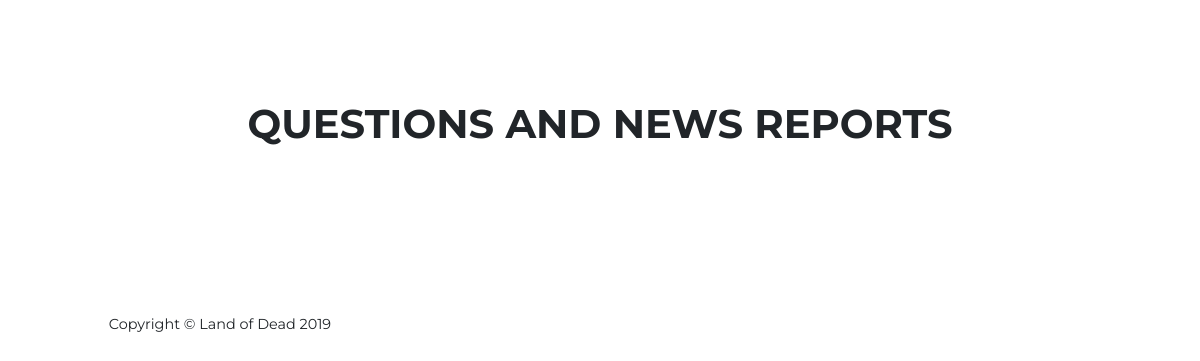
Page /all_questions on the earlier database version.
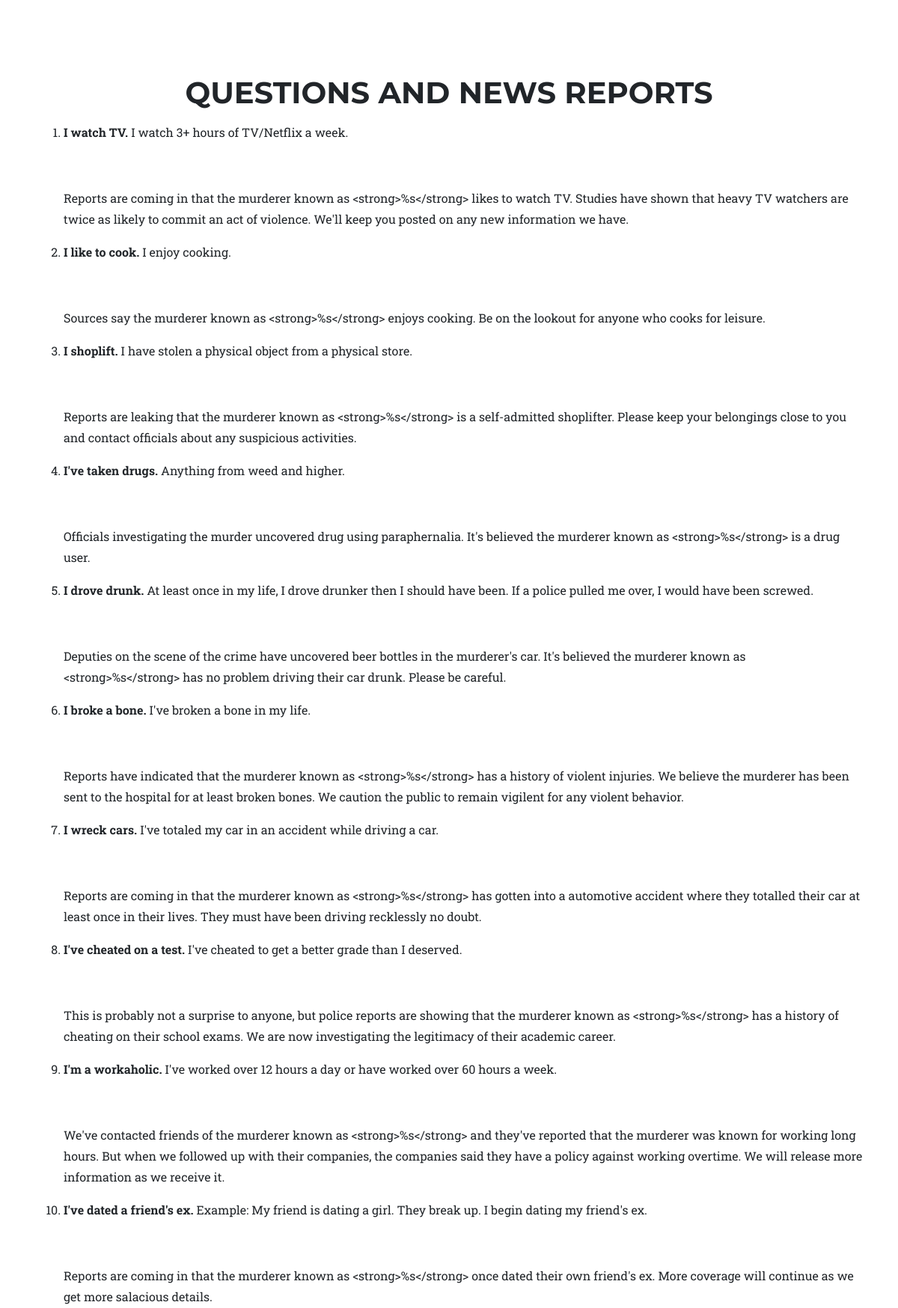
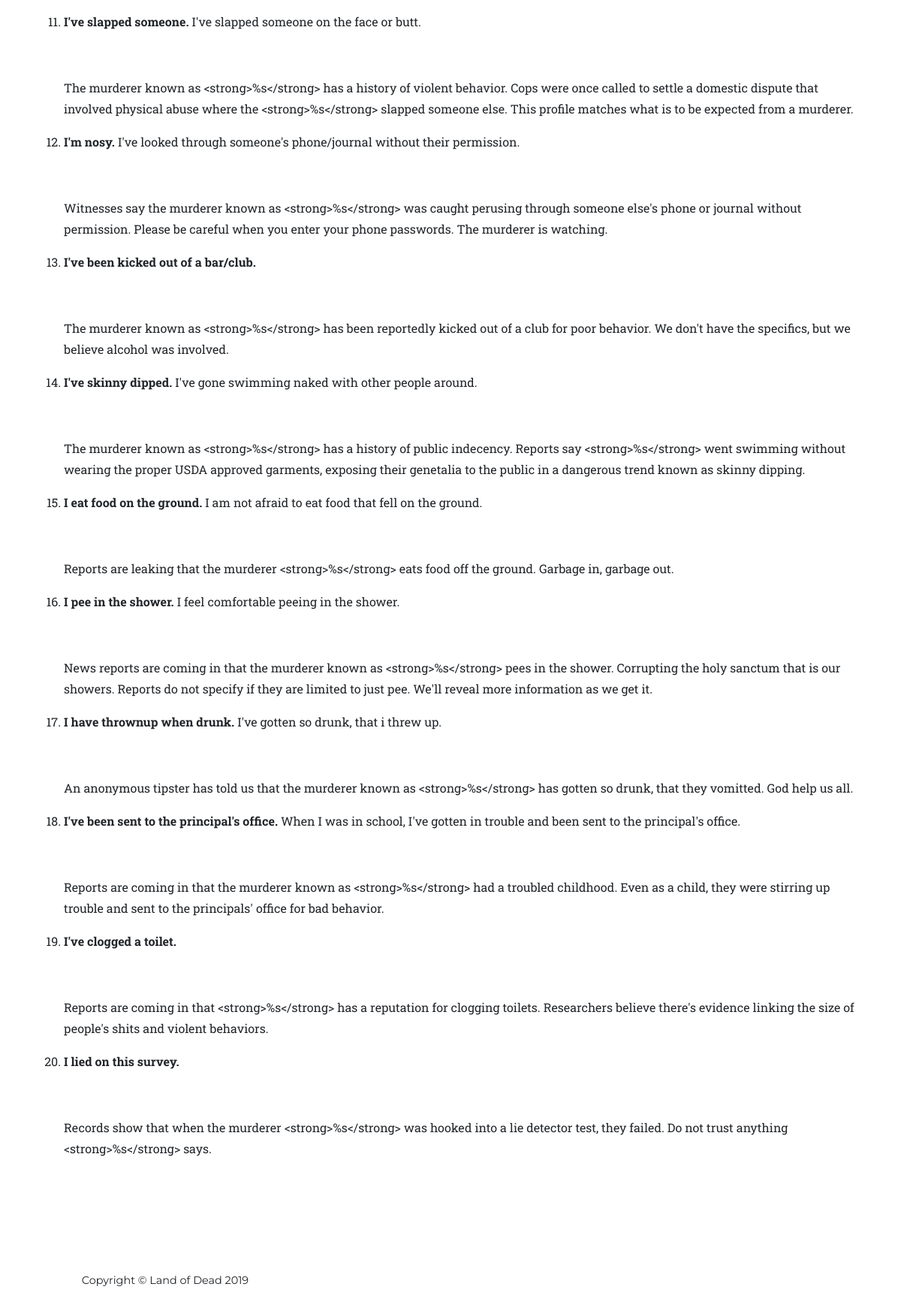
Same page on the later database version (2 pictures, top to bottom).
### game/models.py (models this page shows, shortened)
class Question(models.Model):
    text = models.TextField()           # Question on problem
    news_report = models.TextField()           # How the news reports this question

### game/views.py (the view)
# urls.py: path('all_questions', views.all_questions, name='all_questions'),
def all_questions(request):
    questions = Question.objects.all()
    return render(request, 'all_questions.html', {'questions': questions})

### game/templates/all_questions.html
{% extends "base.html" %}
{% block body %}
  <section class="page-section" id="services">
    <div class="container">
      <div class="row">
        <div class="col-lg-12 text-center">
          <h2 class="section-heading text-uppercase">Questions and News Reports</h2>
        </div>
      </div>
    </div>
    <div class="container">
      <div class="row">
        <div class="col-lg-12">
          <ol>
            {% for question in questions %}
              <li>
                <p>{{ question.text|safe }}</p>
                <p>&nbsp;</p>
                <p>{{ question.news_report }}</p>
              </li>
            {% endfor %}
          </ol>
        </div>
      </div>
    </div>
  </section>
{% endblock %}

Differences in the rows shown:
added Question: text "I watch TV. I watch 3+ hours of TV/Netflix a week.", news_report "Reports are coming in that the murderer known as <strong>%s</strong> likes to watch TV. Studies have shown that heavy TV watchers are twice as likely to commit an act of violence. We'll keep you posted on any new information we have."
added Question: text "I like to cook. I enjoy cooking.", news_report "Sources say the murderer known as <strong>%s</strong> enjoys cooking. Be on the lookout for anyone who cooks for leisure."
added Question: text "I shoplift. I have stolen a physical object from a physical store.", news_report "Reports are leaking that the murderer known as <strong>%s</strong> is a self-admitted shoplifter. Please keep your belongings close to you and contact officials about any suspicious activities."
added Question: text "I've taken drugs. Anything from weed and higher.", news_report "Officials investigating the murder uncovered drug using paraphernalia. It's believed the murderer known as <strong>%s</strong> is a drug user."
added Question: text "I drove drunk. At least once in my life, I drove drunker then I should have been. If a police pulled me over, I would have been screwed.", news_report "Deputies on the scene of the crime have uncovered beer bottles in the murderer's car. It's believed the murderer known as <strong>%s</strong> has no problem driving their car drunk. Please be careful."
added Question: text "I broke a bone. I've broken a bone in my life.", news_report "Reports have indicated that the murderer known as <strong>%s</strong> has a history of violent injuries. We believe the murderer has been sent to the hospital for at least broken bones. We caution the public to remain vigilent for any violent behavior."
added Question: text "I wreck cars. I've totaled my car in an accident while driving a car.", news_report "Reports are coming in that the murderer known as <strong>%s</strong> has gotten into a automotive accident where they totalled their car at least once in their lives. They must have been driving recklessly no doubt."
added Question: text "I've cheated on a test. I've cheated to get a better grade than I deserved.", news_report "This is probably not a surprise to anyone, but police reports are showing that the murderer known as <strong>%s</strong> has a history of cheating on their school exams. We are now investigating the legitimacy of their academic career."
added Question: text "I'm a workaholic. I've worked over 12 hours a day or have worked over 60 hours a week.", news_report "We've contacted friends of the murderer known as <strong>%s</strong> and they've reported that the murderer was known for working long hours. But when we followed up with their companies, the companies said they have a policy against working overtime. We will release more information as we receive it."
added Question: text "I've dated a friend's ex. Example: My friend is dating a girl. They break up. I begin dating my friend's ex.", news_report "Reports are coming in that the murderer known as <strong>%s</strong> once dated their own friend's ex. More coverage will continue as we get more salacious details."
added Question: text "I've slapped someone. I've slapped someone on the face or butt.", news_report "The murderer known as <strong>%s</strong> has a history of violent behavior. Cops were once called to settle a domestic dispute that involved physical abuse where the <strong>%s</strong> slapped someone else. This profile matches what is to be expected from a murderer."
added Question: text "I'm nosy. I've looked through someone's phone/journal without their permission.", news_report "Witnesses say the murderer known as <strong>%s</strong> was caught perusing through someone else's phone or journal without permission. Please be careful when you enter your phone passwords. The murderer is watching."
added Question: text "I've been kicked out of a bar/club.", news_report "The murderer known as <strong>%s</strong> has been reportedly kicked out of a club for poor behavior. We don't have the specifics, but we believe alcohol was involved."
added Question: text "I've skinny dipped. I've gone swimming naked with other people around.", news_report "The murderer known as <strong>%s</strong> has a history of public indecency. Reports say <strong>%s</strong> went swimming without wearing the proper USDA approved garments, exposing their genetalia to the public in a dangerous trend known as skinny dipping."
added Question: text "I eat food on the ground. I am not afraid to eat food that fell on the ground.", news_report "Reports are leaking that the murderer <strong>%s</strong> eats food off the ground. Garbage in, garbage out."
added Question: text "I pee in the shower. I feel comfortable peeing in the shower.", news_report "News reports are coming in that the murderer known as <strong>%s</strong> pees in the shower. Corrupting the holy sanctum that is our showers. Reports do not specify if they are limited to just pee. We'll reveal more information as we get it."
added Question: text "I have thrownup when drunk. I've gotten so drunk, that i threw up.", news_report "An anonymous tipster has told us that the murderer known as <strong>%s</strong> has gotten so drunk, that they vomitted. God help us all."
added Question: text "I've been sent to the principal's office. When I was in school, I've gotten in trouble and been sent to the principal's office.", news_report "Reports are coming in that the murderer known as <strong>%s</strong> had a troubled childhood. Even as a child, they were stirring up trouble and sent to the principals' office for bad behavior."
added Question: text "I've clogged a toilet.", news_report "Reports are coming in that <strong>%s</strong> has a reputation for clogging toilets. Researchers believe there's evidence linking the size of people's shits and violent behaviors."
added Question: text "I lied on this survey.", news_report "Records show that when the murderer <strong>%s</strong> was hooked into a lie detector test, they failed. Do not trust anything <strong>%s</strong> says."
